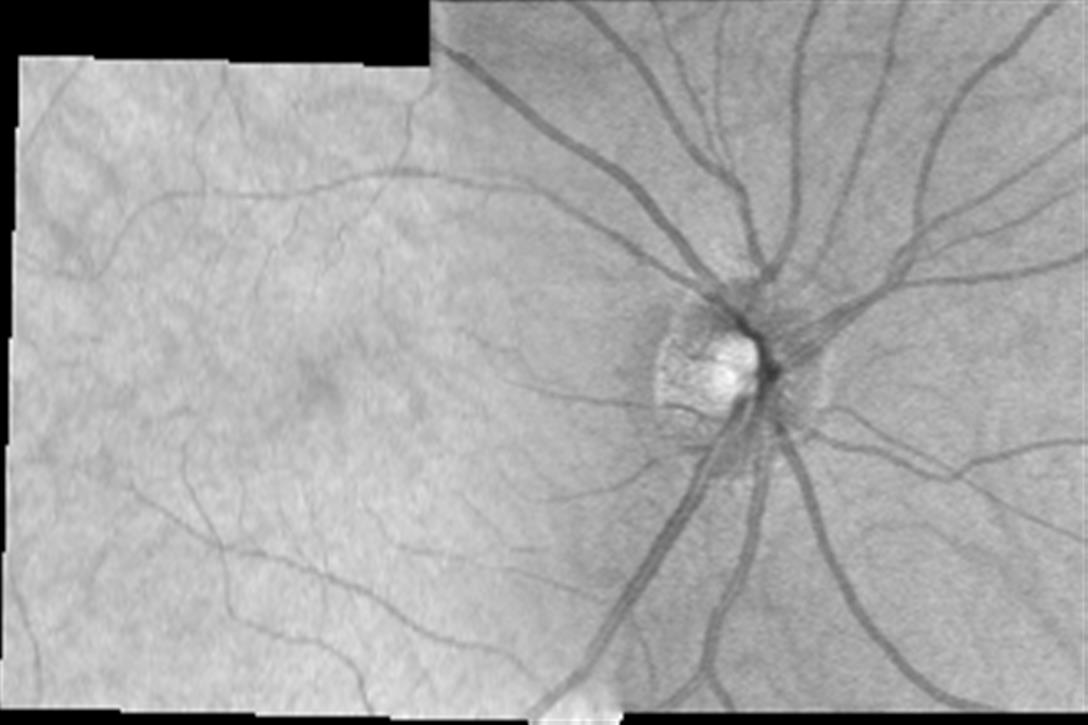
#> input picture BIN/_OD.jpeg, 1088 x 725 px, found by its file name
$ python Swe.py
#> lines starting #> are read from the running program, lines starting #| are printed output that depends on the picture
from skimage import data
from skimage import color
from skimage.filters import meijering, sato, frangi, hessian
from scipy.ndimage.filters import uniform_filter
from scipy.ndimage.measurements import variance
import matplotlib.pyplot as plt
import cv2
import numpy as np
import math

def lee_filter(img, size):
    img_mean = uniform_filter(img, (size, size))
    img_sqr_mean = uniform_filter(img**2, (size, size))
    img_variance = img_sqr_mean - img_mean**2

    overall_variance = variance(img)

    img_weights = img_variance / (img_variance + overall_variance)
    img_output = img_mean + img_weights * (img - img_mean)
    return img_output

def crimmins(data):
    new_image = data.copy()
    nrow = len(data)
    ncol = len(data[0])

    # Dark pixel adjustment

    # First Step
    # N-S
    for i in range(1, nrow):
        for j in range(ncol):
            if data[i-1,j] >= (data[i,j] + 2):
                new_image[i,j] += 1
    data = new_image
    # E-W
    for i in range(nrow):
        for j in range(ncol-1):
            if data[i,j+1] >= (data[i,j] + 2):
                new_image[i,j] += 1
    data = new_image
    # NW-SE
    for i in range(1, nrow):
        for j in range(1, ncol):
            if data[i-1,j-1] >= (data[i,j] + 2):
                new_image[i,j] += 1
    data = new_image
    #NE-SW
    for i in range(1, nrow):
        for j in range(ncol-1):
            if data[i-1,j+1] >= (data[i,j] + 2):
                new_image[i,j] += 1
    data = new_image
    # Second Step
    # N-S
    for i in range(1, nrow-1):
        for j in range(ncol):
            if (data[i-1,j] > data[i,j]) and (data[i,j] <= data[i+1,j]):
                new_image[i,j] += 1
    data = new_image
    # E-W
    for i in range(nrow):
        for j in range(1, ncol-1):
            if (data[i,j+1] > data[i,j]) and (data[i,j] <= data[i,j-1]):
                new_image[i,j] += 1
    data = new_image
    # NW-SE
    for i in range(1, nrow-1):
        for j in range(1, ncol-1):
            if (data[i-1,j-1] > data[i,j]) and (data[i,j] <= data[i+1,j+1]):
                new_image[i,j] += 1
    data = new_image
    # NE-SW
    for i in range(1, nrow-1):
        for j in range(1, ncol-1):
            if (data[i-1,j+1] > data[i,j]) and (data[i,j] <= data[i+1,j-1]):
                new_image[i,j] += 1
    data = new_image
    #Third Step
    # N-S
    for i in range(1, nrow-1):
        for j in range(ncol):
            if (data[i+1,j] > data[i,j]) and (data[i,j] <= data[i-1,j]):
                new_image[i,j] += 1
    data = new_image
    # E-W
    for i in range(nrow):
        for j in range(1, ncol-1):
            if (data[i,j-1] > data[i,j]) and (data[i,j] <= data[i,j+1]):
                new_image[i,j] += 1
    data = new_image
    # NW-SE
    for i in range(1, nrow-1):
        for j in range(1, ncol-1):
            if (data[i+1,j+1] > data[i,j]) and (data[i,j] <= data[i-1,j-1]):
                new_image[i,j] += 1
    data = new_image
    # NE-SW
    for i in range(1, nrow-1):
        for j in range(1, ncol-1):
            if (data[i+1,j-1] > data[i,j]) and (data[i,j] <= data[i-1,j+1]):
                new_image[i,j] += 1
    data = new_image
    # Fourth Step
    # N-S
    for i in range(nrow-1):
        for j in range(ncol):
            if (data[i+1,j] >= (data[i,j]+2)):
                new_image[i,j] += 1
    data = new_image
    # E-W
    for i in range(nrow):
        for j in range(1,ncol):
            if (data[i,j-1] >= (data[i,j]+2)):
                new_image[i,j] += 1
    data = new_image
    # NW-SE
    for i in range(nrow-1):
        for j in range(ncol-1):
            if (data[i+1,j+1] >= (data[i,j]+2)):
                new_image[i,j] += 1
    data = new_image
    # NE-SW
    for i in range(nrow-1):
        for j in range(1,ncol):
            if (data[i+1,j-1] >= (data[i,j]+2)):
                new_image[i,j] += 1
    data = new_image

    # Light pixel adjustment

    # First Step
    # N-S
    for i in range(1,nrow):
        for j in range(ncol):
            if (data[i-1,j] <= (data[i,j]-2)):
                new_image[i,j] -= 1
    data = new_image
    # E-W
    for i in range(nrow):
        for j in range(ncol-1):
            if (data[i,j+1] <= (data[i,j]-2)):
                new_image[i,j] -= 1
    data = new_image
    # NW-SE
    for i in range(1,nrow):
        for j in range(1,ncol):
            if (data[i-1,j-1] <= (data[i,j]-2)):
                new_image[i,j] -= 1
    data = new_image
    # NE-SW
    for i in range(1,nrow):
        for j in range(ncol-1):
            if (data[i-1,j+1] <= (data[i,j]-2)):
                new_image[i,j] -= 1
    data = new_image
    # Second Step
    # N-S
    for i in range(1,nrow-1):
        for j in range(ncol):
            if (data[i-1,j] < data[i,j]) and (data[i,j] >= data[i+1,j]):
                new_image[i,j] -= 1
    data = new_image
    # E-W
    for i in range(nrow):
        for j in range(1, ncol-1):
            if (data[i,j+1] < data[i,j]) and (data[i,j] >= data[i,j-1]):
                new_image[i,j] -= 1
    data = new_image
    # NW-SE
    for i in range(1,nrow-1):
        for j in range(1,ncol-1):
            if (data[i-1,j-1] < data[i,j]) and (data[i,j] >= data[i+1,j+1]):
                new_image[i,j] -= 1
    data = new_image
    # NE-SW
    for i in range(1,nrow-1):
        for j in range(1,ncol-1):
            if (data[i-1,j+1] < data[i,j]) and (data[i,j] >= data[i+1,j-1]):
                new_image[i,j] -= 1
    data = new_image
    # Third Step
    # N-S
    for i in range(1,nrow-1):
        for j in range(ncol):
            if (data[i+1,j] < data[i,j]) and (data[i,j] >= data[i-1,j]):
                new_image[i,j] -= 1
    data = new_image
    # E-W
    for i in range(nrow):
        for j in range(1,ncol-1):
            if (data[i,j-1] < data[i,j]) and (data[i,j] >= data[i,j+1]):
                new_image[i,j] -= 1
    data = new_image
    # NW-SE
    for i in range(1,nrow-1):
        for j in range(1,ncol-1):
            if (data[i+1,j+1] < data[i,j]) and (data[i,j] >= data[i-1,j-1]):
                new_image[i,j] -= 1
    data = new_image
    # NE-SW
    for i in range(1,nrow-1):
        for j in range(1,ncol-1):
            if (data[i+1,j-1] < data[i,j]) and (data[i,j] >= data[i-1,j+1]):
                new_image[i,j] -= 1
    data = new_image
    # Fourth Step
    # N-S
    for i in range(nrow-1):
        for j in range(ncol):
            if (data[i+1,j] <= (data[i,j]-2)):
                new_image[i,j] -= 1
    data = new_image
    # E-W
    for i in range(nrow):
        for j in range(1,ncol):
            if (data[i,j-1] <= (data[i,j]-2)):
                new_image[i,j] -= 1
    data = new_image
    # NW-SE
    for i in range(nrow-1):
        for j in range(ncol-1):
            if (data[i+1,j+1] <= (data[i,j]-2)):
                new_image[i,j] -= 1
    data = new_image
    # NE-SW
    for i in range(nrow-1):
        for j in range(1,ncol):
            if (data[i+1,j-1] <= (data[i,j]-2)):
                new_image[i,j] -= 1
    data = new_image
    return new_image.copy()
"""
def window_function(img):
  min_avg_px = np.zeros(5)
  sum_px = 0
  avg_px = 0.0
  cntr = 0
  i_min = 0
  i_max = 0
  j_min = 0
  j_max = 0
  height,width = img.shape[0:2]
  for k in range(3):
    for l in range(3):
      i_min = math.floor(0.125*width)*k
      i_max = min((math.floor(0.5*width)+math.floor(0.125*width)*k),width)

      j_min = math.floor(0.1*height)*l
      j_max = min((math.floor(0.4*height)+math.floor(0.1*height)*l),height)

      sum_px = 0
      avg_px = 0.0
      cntr = 0

      for i in range(i_min,i_max):
        for j in range(j_min,j_max):
          sum_px = sum_px + img[j,i]
          cntr = cntr + 1

      if(k==0 and l==0):
        min_avg_px[0] = float(sum_px/cntr)
      avg_px = float(sum_px/cntr)
      if(avg_px<min_avg_px[0]):
        min_avg_px[0] = avg_px
        min_avg_px[1] = i_min
        min_avg_px[2] = i_max
        min_avg_px[3] = j_min
        min_avg_px[4] = j_max

  w_img = np.zeros((int(min_avg_px[4]-min_avg_px[3]),int(min_avg_px[2] - min_avg_px[1])))
  for i in range(int(min_avg_px[1]),int(min_avg_px[2])):
    for j in range(int(min_avg_px[3]),int(min_avg_px[4])):
      w_img[(j-int(min_avg_px[3])),(i-int(min_avg_px[1]))] = img[j,i]

  cv2.imwrite('window6_open.jpeg',w_img)
  cv2.waitKey(0)
"""
def find_eyeside(img):
    #side = input('Enter the Optic-Disk Side (R or L): ')
    #side = 'r'
    kernel = kernel = np.ones((25,25),np.uint8)
    opening = cv2.morphologyEx(img, cv2.MORPH_OPEN, kernel)
    closing = cv2.morphologyEx(img, cv2.MORPH_CLOSE, kernel)
    #window_function(opening)
    m, n = img.shape[0:2]
    min_intensity = 255
    for a in range(m):
        for b in range(n):
            if opening[a,b] < min_intensity:
                min_intensity = opening[a,b]
                x = a
                y = b
    if y > n/2:
        side = 'r'
    elif y <= n/2:
        side = 'l'
    return side

def crop(img):
  # Returns dimensions of image
  height, width = img.shape[0:2]
  # Top and Bottom range
  startrow = int(height*.12)
  endrow = int(height*.88)
  startcol = int(width*.05)
  endcol = int(width*0.95)
  img = img[startrow:endrow, startcol:endcol]

  height, width = img.shape[0:2]
  # Finds the side of the Optic Disk
  side = find_eyeside(img)
  # Left and Right range
  if side == 'r':
    startcol = int(width*.40)
    endcol = int(width-10)
  elif side == 'l':
    startcol = int(10)
    endcol = int(width*.60)
  image = img[0:height, startcol:endcol]
  img_crop = np.zeros((500,500))
  for i in range(500):
    for j in range(500):
      img_crop[i,j] = image[i,j]
  return img_crop

img = cv2.imread('Documents\GitHub\Optic_Disk\_OD.jpeg',0)
#> img is the input picture: shape (725, 1088); min 0, max 255, mean 165.4
img = crop(img)
#> in find_eyeside, `opening = cv2.morphologyEx(img, cv2.MORPH_OPEN, kernel)`:
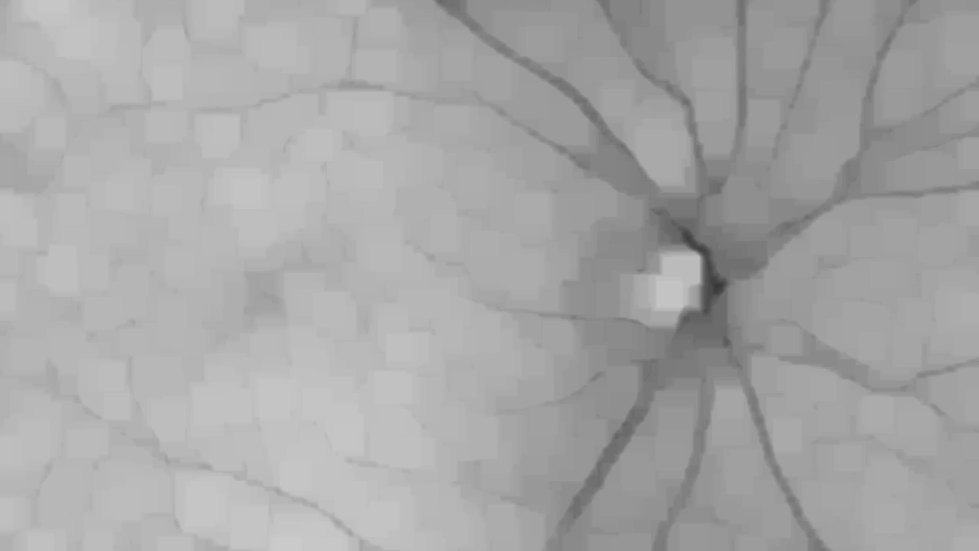
#> opening: shape (551, 979); min 56, max 202, mean 166.6
#> in find_eyeside, `closing = cv2.morphologyEx(img, cv2.MORPH_CLOSE, kernel)`:
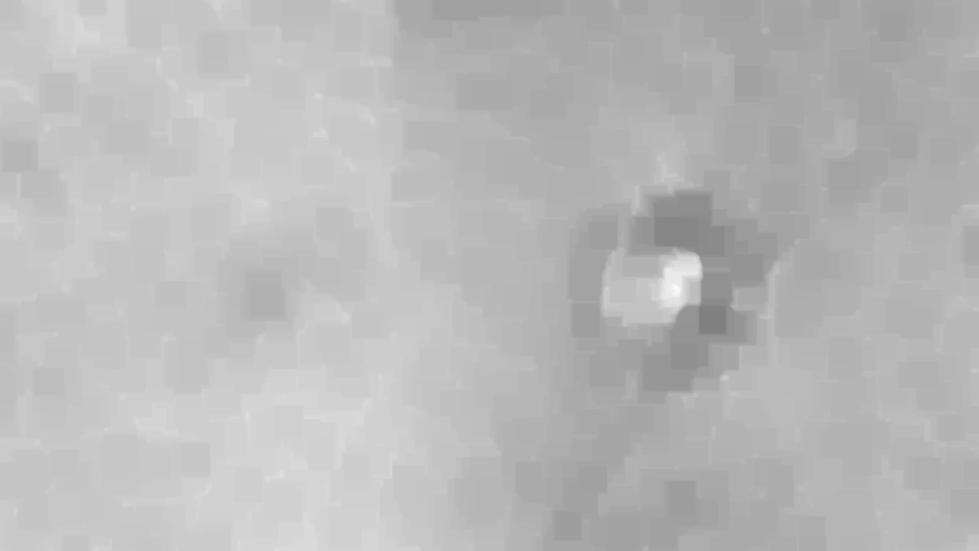
#> closing: shape (551, 979); min 128, max 252, mean 185.1
#> after the loop in find_eyeside, `for a in range(m):`: min_intensity = 56; x = 285; y = 716
#> in crop, `side = find_eyeside(img)`: side = 'r'
#> in crop, `image = img[0:height, startcol:endcol]`:
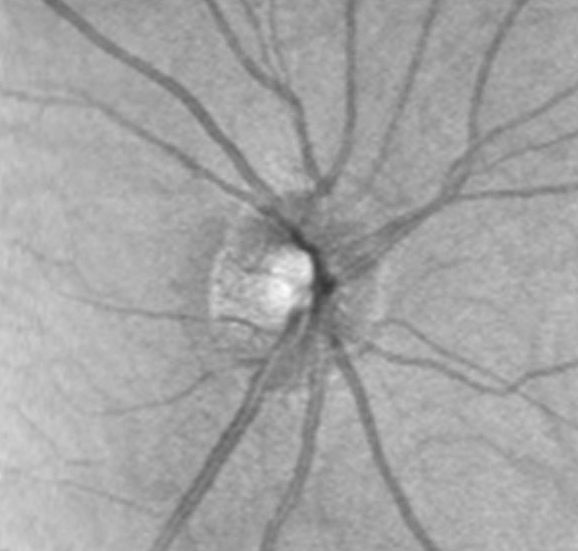
#> image: shape (551, 578); min 56, max 252, mean 164.2
#> after the loop in crop, `for i in range(500):`:
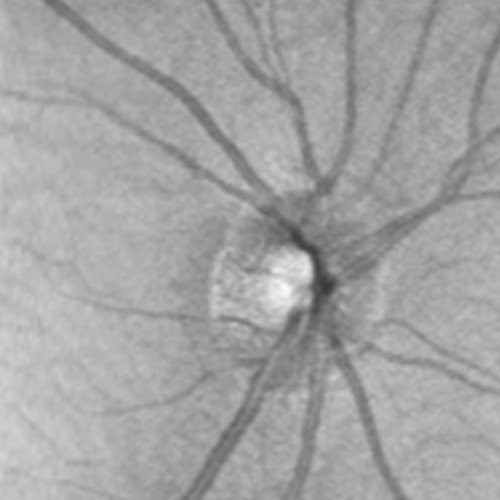
#> img_crop: shape (500, 500) float64; min 56, max 252, mean 163.6
crim = crimmins(img)
#> in crimmins, `nrow = len(data)`: nrow = 500
#> after the loop in crimmins, `for i in range(1, nrow-1):`: new_image: shape (500, 500) float64; min 58, max 252, mean 164.9
#> after the loop in crimmins, `for i in range(nrow):`: new_image: shape (500, 500) float64; min 59, max 252, mean 165.1
#> after the loop in crimmins, `for i in range(1, nrow-1):`: new_image: shape (500, 500) float64; min 60, max 252, mean 165.3
#> after the loop in crimmins, `for i in range(1, nrow-1):`: new_image: shape (500, 500) float64; min 61, max 252, mean 165.5
#> after the loop in crimmins, `for i in range(1, nrow-1):`: new_image: shape (500, 500) float64; min 61, max 252, mean 165.6
#> after the loop in crimmins, `for i in range(1, nrow-1):`: new_image: shape (500, 500) float64; min 62, max 252, mean 166
#> after the loop in crimmins, `for i in range(1, nrow-1):`: new_image: shape (500, 500) float64; min 62, max 252, mean 166.2
#> after the loop in crimmins, `for i in range(nrow-1):`: new_image: shape (500, 500) float64; min 62, max 252, mean 166.3
#> after the loop in crimmins, `for i in range(nrow):`: new_image: shape (500, 500) float64; min 62, max 252, mean 166.5
#> after the loop in crimmins, `for i in range(nrow-1):`: new_image: shape (500, 500) float64; min 62, max 252, mean 166.7
#> after the loop in crimmins, `for i in range(nrow-1):`: new_image: shape (500, 500) float64; min 62, max 252, mean 166.9
#> after the loop in crimmins, `for i in range(nrow):`: new_image: shape (500, 500) float64; min 62, max 252, mean 166.5
#> after the loop in crimmins, `for i in range(nrow):`: new_image: shape (500, 500) float64; min 62, max 250, mean 165.6
#> after the loop in crimmins, `for i in range(1,nrow-1):`: new_image: shape (500, 500) float64; min 62, max 249, mean 165.4
#> after the loop in crimmins, `for i in range(1,nrow-1):`: new_image: shape (500, 500) float64; min 62, max 248, mean 165.1
#> after the loop in crimmins, `for i in range(1,nrow-1):`: new_image: shape (500, 500) float64; min 62, max 247, mean 164.7
#> after the loop in crimmins, `for i in range(1,nrow-1):`: new_image: shape (500, 500) float64; min 62, max 247, mean 164.5
#> after the loop in crimmins, `for i in range(nrow-1):`: new_image: shape (500, 500) float64; min 62, max 247, mean 164.5
#> after the loop in crimmins, `for i in range(nrow):`: new_image: shape (500, 500) float64; min 62, max 247, mean 164.3
#> after the loop in crimmins, `for i in range(nrow-1):`: new_image: shape (500, 500) float64; min 62, max 247, mean 164.2
#> after the loop in crimmins, `for i in range(nrow-1):`: new_image: shape (500, 500) float64; min 62, max 247, mean 164.1
lee = lee_filter(img,10)
#> in lee_filter, `img_sqr_mean = uniform_filter(img**2, (size, size))`:
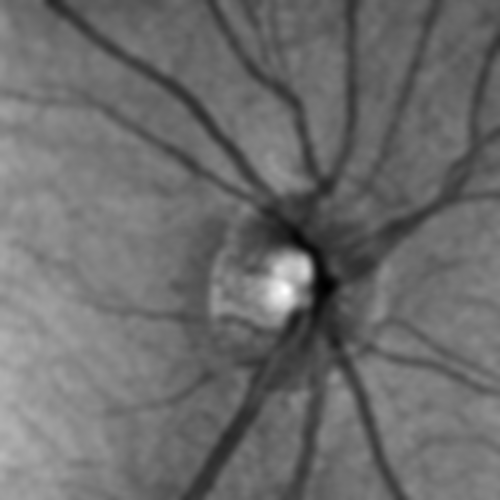
#> img_sqr_mean: shape (500, 500) float64; min 3988.5, max 58509.1, mean 27145; drawn with min black and max white
#> in lee_filter, `img_variance = img_sqr_mean - img_mean**2`:
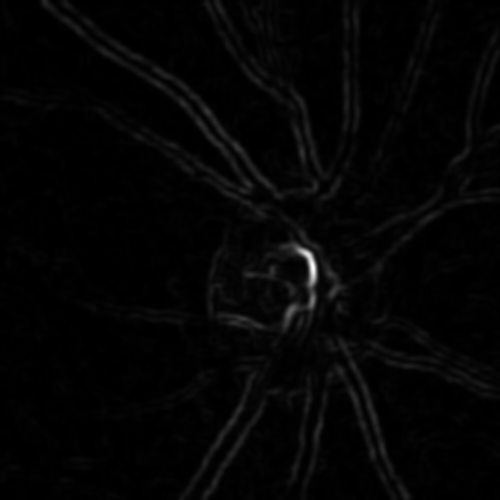
#> img_variance: shape (500, 500) float64; min 0.53, max 2652, mean 50.9; drawn with min black and max white
#> in lee_filter, `overall_variance = variance(img)`: overall_variance = 362.1
#> in lee_filter, `img_weights = img_variance / (img_variance + overall_variance)`:
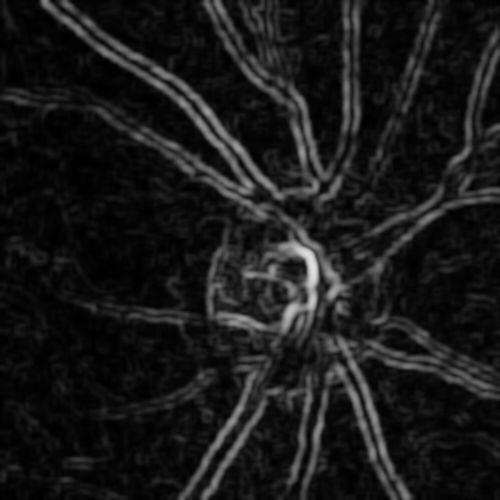
#> img_weights: shape (500, 500) float64; min 0.00146, max 0.88, mean 0.101
#dst_col = cv2.fastNlMeansDenoisingColored(img,None,10,10,7,21)
#> (the run stopped early here; a loop or call above may not have finished)
